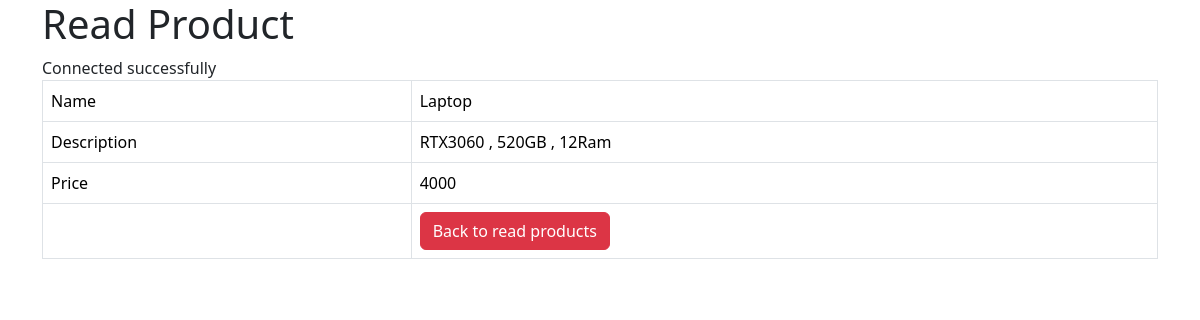
The app's page /product_details?id=12 with its own data.
### tables this page shows
CREATE TABLE IF NOT EXISTS `products` (
  `id` int NOT NULL AUTO_INCREMENT,
  `name` varchar(128) NOT NULL,
  `description` text NOT NULL,
  `price` double NOT NULL,
  `promotion_price` double NOT NULL,
  `manufacture_date` date NOT NULL,
  `expired_date` date NOT NULL,
  `created` date DEFAULT NULL,
  PRIMARY KEY (`id`)
);

### product_details.php (the view, shortened to what this page needs)
<!DOCTYPE HTML>
<html>
<head>
    <link href="https://cdn.jsdelivr.net/npm/bootstrap@5.3.3/dist/css/bootstrap.min.css" rel="stylesheet">
</head>
<body>
    <div class="container">
        <div class="page-header">
            <h1>Read Product</h1>
        </div>
        <?php
        $id = isset($_GET['id']) ? $_GET['id'] : die('ERROR: Record ID not found.');
        include 'config/database.php';
        try {
            $query = "SELECT id, name, description, price FROM products WHERE id = ? LIMIT 0,1";
            $stmt = $con->prepare($query);
            $stmt->bindParam(1, $id);
            $stmt->execute();
            $row = $stmt->fetch(PDO::FETCH_ASSOC);
            $name = $row['name'];
            $description = $row['description'];
            $price = $row['price'];
        }
        catch (PDOException $exception) {
            die('ERROR: ' . $exception->getMessage());
        }
        ?>
        <table class='table table-hover table-responsive table-bordered'>
            <tr>
                <td>Name</td>
                <td><?php echo $name;  ?></td>
            </tr>
            <tr>
                <td>Description</td>
                <td><?php echo $description;  ?></td>
            </tr>
            <tr>
                <td>Price</td>
                <td><?php echo $price;  ?></td>
            </tr>
            <tr>
                <td></td>
                <td>
                    <a href='product_listing' class='btn btn-danger'>Back to read products</a>
                </td>
            </tr>
        </table>
    </div>
</body>
</html>

### records on screen
products: name "Laptop", description "RTX3060 , 520GB , 12Ram", price "4000"
